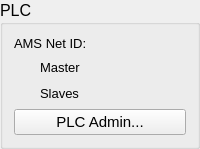
        <widget class="QGroupBox" name="PLC">
         <property name="sizePolicy">
          <sizepolicy hsizetype="MinimumExpanding" vsizetype="MinimumExpanding">
           <horstretch>2</horstretch>
           <verstretch>3</verstretch>
          </sizepolicy>
         </property>
         <property name="maximumSize">
          <size>
           <width>400</width>
           <height>16777215</height>
          </size>
         </property>
         <property name="font">
          <font>
           <pointsize>12</pointsize>
          </font>
         </property>
         <property name="title">
          <string>PLC</string>
         </property>
         <layout class="QVBoxLayout" name="verticalLayout_6" stretch="1,1,1,1">
          <item>
           <layout class="QFormLayout" name="formLayout">
            <property name="formAlignment">
             <set>Qt::AlignLeading|Qt::AlignLeft|Qt::AlignVCenter</set>
            </property>
            <property name="horizontalSpacing">
             <number>6</number>
            </property>
            <item row="0" column="1">
             <widget class="PyDMLabel" name="PyDMLabel_20">
              <property name="sizePolicy">
               <sizepolicy hsizetype="Fixed" vsizetype="Preferred">
                <horstretch>0</horstretch>
                <verstretch>0</verstretch>
               </sizepolicy>
              </property>
              <property name="font">
               <font>
                <pointsize>10</pointsize>
               </font>
              </property>
              <property name="toolTip">
               <string/>
              </property>
              <property name="channel" stdset="0">
               <string>ca://HPO:LPS:PLC:AMS_ID_RBV</string>
              </property>
              <property name="displayFormat" stdset="0">
               <enum>PyDMLabel::String</enum>
              </property>
             </widget>
            </item>
            <item row="0" column="0">
             <widget class="QLabel" name="label_3">
              <property name="font">
               <font>
                <pointsize>10</pointsize>
               </font>
              </property>
              <property name="text">
               <string>AMS Net ID:</string>
              </property>
             </widget>
            </item>
           </layout>
          </item>
          <item>
           <layout class="QHBoxLayout" name="Master">
            <item>
             <widget class="PyDMByteIndicator" name="MasterStatus">
              <property name="sizePolicy">
               <sizepolicy hsizetype="Fixed" vsizetype="Fixed">
                <horstretch>0</horstretch>
                <verstretch>0</verstretch>
               </sizepolicy>
              </property>
              <property name="minimumSize">
               <size>
                <width>20</width>
                <height>20</height>
               </size>
              </property>
              <property name="maximumSize">
               <size>
                <width>20</width>
                <height>20</height>
               </size>
              </property>
              <property name="toolTip">
               <string/>
              </property>
              <property name="channel" stdset="0">
               <string>ca://HPO:LPS:PLC:MASTER_OK_RBV</string>
              </property>
              <property name="offColor" stdset="0">
               <color>
                <red>255</red>
                <green>0</green>
                <blue>0</blue>
               </color>
              </property>
              <property name="showLabels" stdset="0">
               <bool>false</bool>
              </property>
             </widget>
            </item>
            <item>
             <widget class="PyDMLabel" name="PyDMLabel">
              <property name="font">
               <font>
                <pointsize>10</pointsize>
               </font>
              </property>
              <property name="toolTip">
               <string/>
              </property>
              <property name="text">
               <string>Master</string>
              </property>
              <property name="scaledContents">
               <bool>true</bool>
              </property>
             </widget>
            </item>
           </layout>
          </item>
          <item>
           <layout class="QHBoxLayout" name="Slaves">
            <item>
             <widget class="PyDMByteIndicator" name="SlavesStatus">
              <property name="sizePolicy">
               <sizepolicy hsizetype="Fixed" vsizetype="Fixed">
                <horstretch>0</horstretch>
                <verstretch>0</verstretch>
               </sizepolicy>
              </property>
              <property name="minimumSize">
               <size>
                <width>20</width>
                <height>20</height>
               </size>
              </property>
              <property name="maximumSize">
               <size>
                <width>20</width>
                <height>20</height>
               </size>
              </property>
              <property name="toolTip">
               <string/>
              </property>
              <property name="channel" stdset="0">
               <string>ca://HPO:LPS:PLC:SLAVES_OK_RBV</string>
              </property>
              <property name="offColor" stdset="0">
               <color>
                <red>255</red>
                <green>0</green>
                <blue>0</blue>
               </color>
              </property>
              <property name="showLabels" stdset="0">
               <bool>false</bool>
              </property>
             </widget>
            </item>
            <item>
             <widget class="PyDMLabel" name="PyDMLabel_2">
              <property name="font">
               <font>
                <pointsize>10</pointsize>
               </font>
              </property>
              <property name="toolTip">
               <string/>
              </property>
              <property name="text">
               <string>Slaves</string>
              </property>
              <property name="scaledContents">
               <bool>true</bool>
              </property>
             </widget>
            </item>
           </layout>
          </item>
          <item>
           <widget class="PyDMRelatedDisplayButton" name="PLCAdminButton">
            <property name="font">
             <font>
              <pointsize>11</pointsize>
             </font>
            </property>
            <property name="toolTip">
             <string/>
            </property>
            <property name="text">
             <string>PLC Admin...</string>
            </property>
            <property name="filenames" stdset="0">
             <stringlist>
              <string>./plc_admin.ui</string>
             </stringlist>
            </property>
            <property name="macros" stdset="0">
             <stringlist>
              <string>{&quot;PV&quot;:&quot;ca://HPO:LPS:PLC&quot;}</string>
             </stringlist>
            </property>
           </widget>
          </item>
         </layout>
        </widget>
